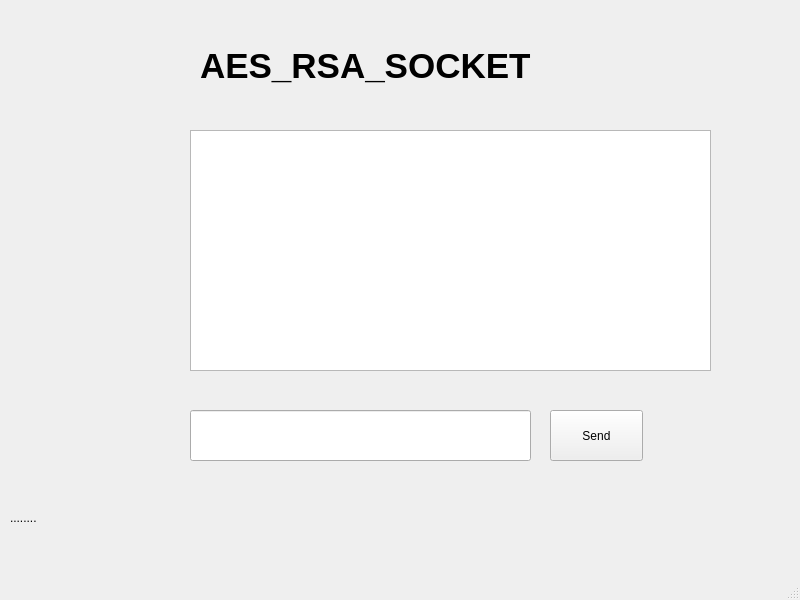
<?xml version="1.0" encoding="UTF-8"?>
<ui version="4.0">
 <class>MainWindow</class>
 <widget class="QMainWindow" name="MainWindow">
  <property name="geometry">
   <rect>
    <x>0</x>
    <y>0</y>
    <width>800</width>
    <height>600</height>
   </rect>
  </property>
  <property name="windowTitle">
   <string>MainWindow</string>
  </property>
  <widget class="QWidget" name="centralwidget">
   <widget class="QLabel" name="label">
    <property name="geometry">
     <rect>
      <x>200</x>
      <y>10</y>
      <width>511</width>
      <height>111</height>
     </rect>
    </property>
    <property name="font">
     <font>
      <pointsize>26</pointsize>
      <weight>75</weight>
      <bold>true</bold>
     </font>
    </property>
    <property name="text">
     <string>AES_RSA_SOCKET</string>
    </property>
   </widget>
   <widget class="QTextEdit" name="txt_chat">
    <property name="geometry">
     <rect>
      <x>190</x>
      <y>130</y>
      <width>521</width>
      <height>241</height>
     </rect>
    </property>
    <property name="readOnly">
     <bool>true</bool>
    </property>
   </widget>
   <widget class="QLineEdit" name="txt_chat_input">
    <property name="geometry">
     <rect>
      <x>190</x>
      <y>410</y>
      <width>341</width>
      <height>51</height>
     </rect>
    </property>
   </widget>
   <widget class="QPushButton" name="btn_send">
    <property name="geometry">
     <rect>
      <x>550</x>
      <y>410</y>
      <width>93</width>
      <height>51</height>
     </rect>
    </property>
    <property name="text">
     <string>Send</string>
    </property>
   </widget>
   <widget class="QLabel" name="lbl_status">
    <property name="geometry">
     <rect>
      <x>10</x>
      <y>510</y>
      <width>55</width>
      <height>16</height>
     </rect>
    </property>
    <property name="text">
     <string>........</string>
    </property>
   </widget>
  </widget>
  <widget class="QMenuBar" name="menubar">
   <property name="geometry">
    <rect>
     <x>0</x>
     <y>0</y>
     <width>800</width>
     <height>26</height>
    </rect>
   </property>
  </widget>
  <widget class="QStatusBar" name="statusbar"/>
 </widget>
 <resources/>
 <connections/>
</ui>
